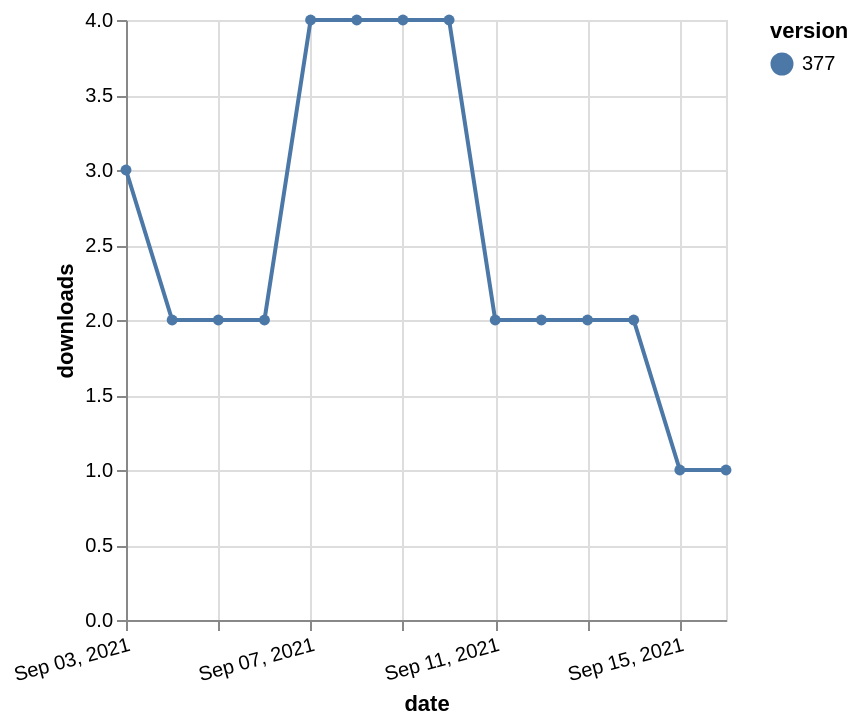

Write a Vega-Lite specification for this figure.
### Vega-Lite specification from a JSON file in a GitHub repository (floating-point values rounded to 4 significant figures)
{"$schema": "https://vega.github.io/schema/vega-lite/v5.json", "description": "A simple bar chart with embedded data.", "data": {"values": [{"date": "2021-09-03", "total": 2060, "delta": 3, "version": "377"}, {"date": "2021-09-04", "total": 2062, "delta": 2, "version": "377"}, {"date": "2021-09-05", "total": 2064, "delta": 2, "version": "377"}, {"date": "2021-09-06", "total": 2066, "delta": 2, "version": "377"}, {"date": "2021-09-07", "total": 2070, "delta": 4, "version": "377"}, {"date": "2021-09-08", "total": 2074, "delta": 4, "version": "377"}, {"date": "2021-09-09", "total": 2078, "delta": 4, "version": "377"}, {"date": "2021-09-10", "total": 2082, "delta": 4, "version": "377"}, {"date": "2021-09-11", "total": 2084, "delta": 2, "version": "377"}, {"date": "2021-09-12", "total": 2086, "delta": 2, "version": "377"}, {"date": "2021-09-13", "total": 2088, "delta": 2, "version": "377"}, {"date": "2021-09-14", "total": 2090, "delta": 2, "version": "377"}, {"date": "2021-09-15", "total": 2091, "delta": 1, "version": "377"}, {"date": "2021-09-16", "total": 2092, "delta": 1, "version": "377"}]}, "width": "container", "mark": {"type": "line", "point": {"filled": true}}, "encoding": {"x": {"field": "date", "type": "temporal", "timeUnit": "yearmonthdate", "title": "date", "axis": {"labelAngle": -15}}, "y": {"field": "delta", "type": "quantitative", "title": "downloads"}, "color": {"field": "version", "type": "nominal"}, "tooltip": {"field": "delta"}}}
